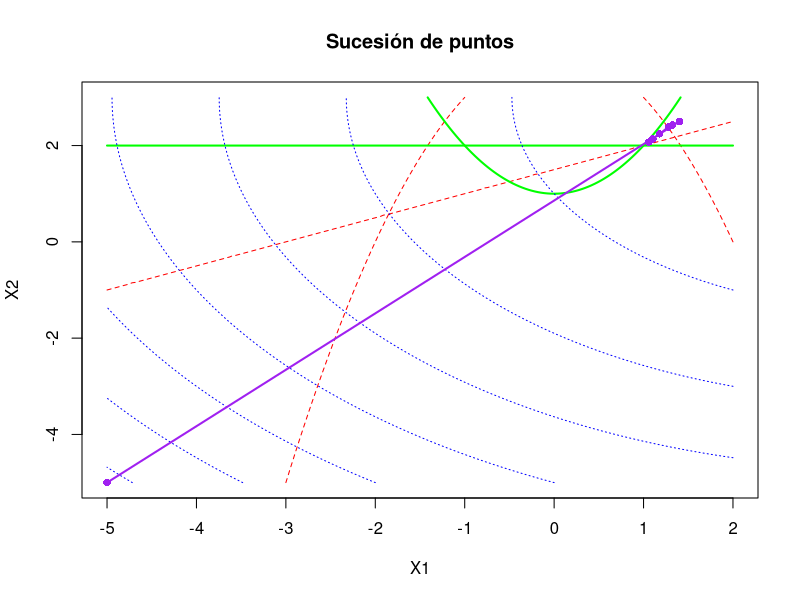

Reproduce this figure in R.
penalizacion_exterior <- function(f, g = NULL, h = NULL, x_inicial = c(0, 0), rho_inicial = 0.1, gamma = 2, epsilon = 0.01, max_iter = 100) {
  x_t <- x_inicial
  rho <- rho_inicial
  t <- 1
  
  # Inicializar o data frame
  iteracions <- data.frame(
    x1 = numeric(),
    x2 = numeric(),
    rho = numeric(),
    f_valor = numeric(),
    violacion = numeric(),
    iteracions = numeric(),
    stringsAsFactors = FALSE
  )
  
  for (t in 1:max_iter) {
    # Definimos a función penalizada
    f_penalizada <- function(x) {
      f(x) + rho * (P_g(x, g) + P_h(x, h))
    }
    
    # Resolución do problema minimizando a función penalizada
    x_t1 <- optim(par = x_t, fn = f_penalizada, method = "BFGS")$par
    
    # Calcular valores para almacenar
    f_valor <- f(x_t1)
    violacion <- P_g(x_t1, g) + P_h(x_t1, h)
    
    # Engadir os valores ao data frame
    iteracions <- rbind(iteracions, data.frame(
      x1 = x_t1[1],
      x2 = x_t1[2],
      rho = rho,
      f_valor = f_valor,
      violacion = violacion,
      iteracions = t
    ))

    # Criterio de parada
    if (violacion < epsilon) return(iteracions)
    
    # Actualización de rho e x_t
    rho <- gamma * rho
    x_t <- x_t1
  }
  
  return(iteracions)
}

## Penalizacións
P_g <- function(x, g) {
  if (is.null(g)) return(0)
  sum(sapply(g, function(g_i) max(0, g_i(x))^2))
}
P_h <- function(x, h) {
  if (is.null(h)) return(0)
  sum(sapply(h, function(h_i) h_i(x)^2))
}


## Exemplo de uso, cos valores 
# Función obxectivo
f <- function(x) (x[1]-4)^2 + (x[2]-3)^2

# Restricións de desigualdade (g(x) ≤ 0)
g1 <- function(x) x[1]^2 + x[2] - 4
g2 <- function(x) x[1] - 2 * x[2] + 3
g <- list(g1, g2)

# Restricións de igualdade (h(x) = 0)
h1 <- function(x) x[1]^2 - x[2] + 1
h2 <- function(x) x[2] - 2
h <- list(h1, h2)

# Punto inicial
x_inicial <- c(-5, -5)

## Probas con varios valores:
valores_rho <- c(0.1, 1, 10, 100, 1000, 10000)
valores_gamma <- c(2, 8, 10, 100)

## Inicializar o data frame para almacenar resultados
resultados <- data.frame(rho = numeric(),
                         gamma = numeric(),
                         resultado_x = numeric(),
                         resultado_y = numeric(),
                         iteracions = integer(),
                         stringsAsFactors = FALSE)

## Iterar sobre as combinacións de rho e gamma
for (rho_inicial in valores_rho) {
  for (gamma in valores_gamma) {
    result <- penalizacion_exterior(f, g, h, x_inicial, rho_inicial = rho_inicial, gamma = gamma)
    ultima_it <- tail(result, 1)
    resultados <- rbind(resultados, 
                        data.frame(rho = rho_inicial, 
                                   gamma = gamma, 
                                   resultado_x = ultima_it$x1, 
                                   resultado_y = ultima_it$x2, 
                                   iteracions = ultima_it$iteracions))
  }
}


print(resultados)

## Iteración concreta
resultado <- penalizacion_exterior(f, g, h, x_inicial, rho_inicial = 1, gamma = 2)
punto <- cbind(tail(resultado$x1, 1), tail(resultado$x2, 1))
cat("Solución final:", punto, "\n")


# Representación da sucesión de converxencia
x1_vals <- seq(-5, 2, length.out = 200)
x2_vals <- seq(-5, 3, length.out = 200)

x1_grid <- outer(x1_vals, x2_vals, function(x1, x2) x1)
x2_grid <- outer(x1_vals, x2_vals, function(x1, x2) x2)

# Valores das restricións de desigualdade
g1_vals <- x1_grid^2 + x2_grid - 4
g2_vals <- x1_grid - 2 * x2_grid + 3

# Valores das restricións de igualdade
h1_vals <- x1_grid^2 - x2_grid + 1
h2_vals <- x2_grid - 2

# Valores da función obxectivo
f_vals <- (x1_grid - 4)^2 + (x2_grid - 3)^2

# Debuxar as restricións na gráfica
contour(x1_vals, x2_vals, g1_vals, levels = 0, drawlabels = FALSE, 
        col = "red", lty = 2, lwd = 1, xlab = "X1", ylab = "X2", 
        main = "Sucesión de puntos")
contour(x1_vals, x2_vals, g2_vals, levels = 0, drawlabels = FALSE, 
        col = "red", lty = 2, lwd = 1, add = TRUE)

contour(x1_vals, x2_vals, h1_vals, levels = 0, drawlabels = FALSE, 
        col = "green", lty = 1, lwd = 2, add = TRUE)
contour(x1_vals, x2_vals, h2_vals, levels = 0, drawlabels = FALSE, 
        col = "green", lty = 1, lwd = 2, add = TRUE)

# Engadir as curvas de nivel da función obxectivo
contour(x1_vals, x2_vals, f_vals, levels = pretty(f_vals, n = 10), 
        drawlabels = FALSE, col = "blue", lty = 3, lwd = 1, add = TRUE)

# Traxectoria da sucesión
x <- c(x_inicial[1], resultado$x1)
y <- c(x_inicial[2], resultado$x2)

lines(x, y, type = "o", col = "purple", pch = 16, lwd = 2)
